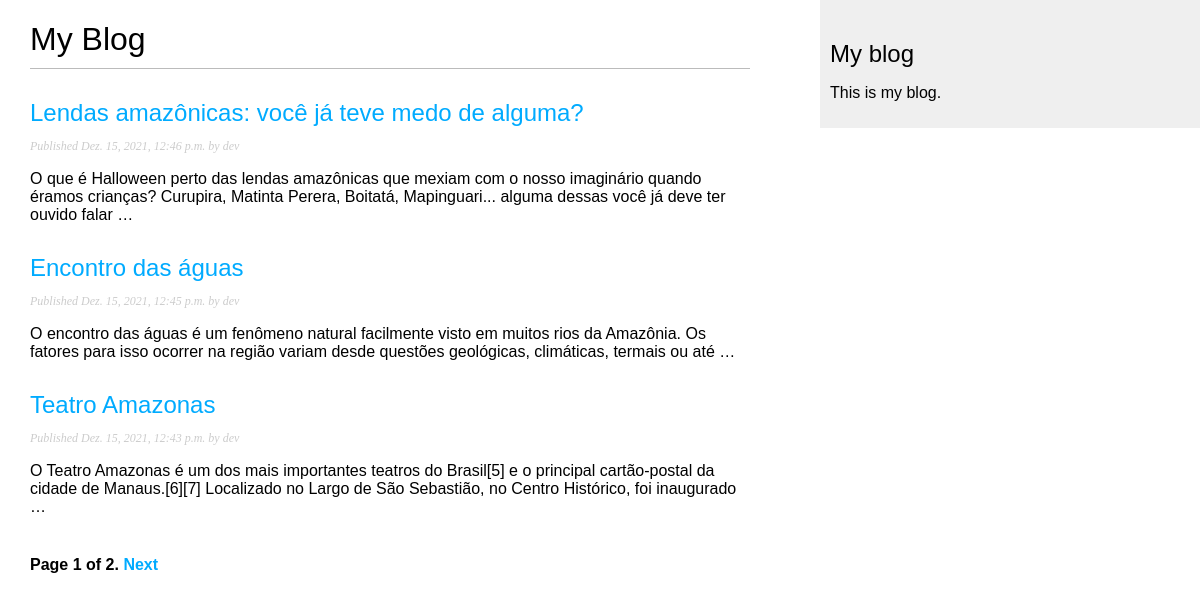
Screenshot of /blog/ with the database file from the repository.
### blog/models.py (models this page shows, shortened)
class Post(models.Model):
    objects = models.Manager() # The default manager.
    published = PublishedManager() # Our custom manager.
    def get_absolute_url(self):
        return reverse('blog:post_detail', args=[self.publish.year, self.publish.month, self.publish.day, self.slug])
    STATUS_CHOICES = (
        ('draft', 'Draft'),
        ('published', 'Published'),
    )
    title = models.CharField(max_length=250)
    slug = models.SlugField(max_length=250, unique_for_date='publish')
    author = models.ForeignKey(User, on_delete=models.CASCADE, related_name='blog_posts')
    body = models.TextField()
    publish = models.DateTimeField(default=timezone.now)
    created = models.DateTimeField(auto_now_add=True)
    updated = models.DateTimeField(auto_now=True)
    status = models.CharField(max_length=10, choices=STATUS_CHOICES, default='draft')
    class Meta:
        ordering = ('-publish',)

### blog/views.py (the view)
# urls.py: path('', views.PostListView.as_view(), name="post_list"),
class PostListView(ListView):
    queryset = Post.published.all()
    context_object_name = 'posts'
    paginate_by = 3
    template_name='blog/post/list.html'

### blog/templates/blog/post/list.html (shortened to what this page needs)
{% extends "blog/base.html" %}
{% block content %}
  <h1>My Blog</h1>
  {% for post in posts %}
    <h2>
      <a href="{{ post.get_absolute_url }}">
        {{ post.title }}
      </a>
    </h2>
    <p class="date">
      Published {{ post.publish }} by {{ post.author }}
    </p>
    {{ post.body|truncatewords:30|linebreaks }}
  {% endfor %}
  {% include "pagination.html" with page=page_obj %}
{% endblock %}

### blog/templates/blog/base.html (shortened to what this page needs)
{% load static %}
<!DOCTYPE html>
<html>
    <head>
        <link href="{% static 'css/blog.css' %}" rel="stylesheet">
    </head>
    <body>
        <div id="content">
            {% block content %}
            {% endblock %}
        </div>
        <div id="sidebar">
            <h2>My blog</h2>
            <p>This is my blog.</p>
        </div>
    </body>
</html>

### blog/templates/pagination.html (shortened to what this page needs)
<div class="pagination">
    <span class="step-links">
      <span class="current">
        Page {{ page.number }} of {{ page.paginator.num_pages }}.
      </span>
      {% if page.has_next %}
        <a href="?page={{ page.next_page_number }}">Next</a>
      {% endif %}
    </span>
  </div>

### blog/static/css/blog.css (style rules this page uses)
body { margin:0; padding:0; font-family:helvetica, sans-serif; }
a { color:#00abff; text-decoration:none; }
h1 { font-weight:normal; border-bottom:1px solid #bbb; padding:0 0 10px 0; }
h2 { font-weight:normal; margin:30px 0 0; }
#content { float:left; width:60%; padding:0 0 0 30px; }
#sidebar { float:right; width:30%; padding:10px; background:#efefef; height:100%; }
p.date { color:#ccc; font-family: georgia, serif; font-size: 12px; font-style: italic; }
.pagination { margin:40px 0; font-weight:bold; }

### rows the page displays
Post: title "Lendas amazônicas: você já teve medo de alguma?", publish "Dez. 15, 2021, 12:46 p.m.", author "dev", body "O que é Halloween perto das lendas amazônicas que mexiam com o nosso imaginário quando éramos crianças? Curupira, Matinta Perera, Boitatá, Mapinguari... alguma dessas você já deve ter ouvido falar …"
Post: title "Encontro das águas", publish "Dez. 15, 2021, 12:45 p.m.", author "dev", body "O encontro das águas é um fenômeno natural facilmente visto em muitos rios da Amazônia. Os fatores para isso ocorrer na região variam desde questões geológicas, climáticas, termais ou até …"
Post: title "Teatro Amazonas", publish "Dez. 15, 2021, 12:43 p.m.", author "dev", body "O Teatro Amazonas é um dos mais importantes teatros do Brasil[5] e o principal cartão-postal da cidade de Manaus.[6][7] Localizado no Largo de São Sebastião, no Centro Histórico, foi inaugurado …"

### other values shown
{{ page.number }} "1"
{{ page.paginator.num_pages }} "2"
